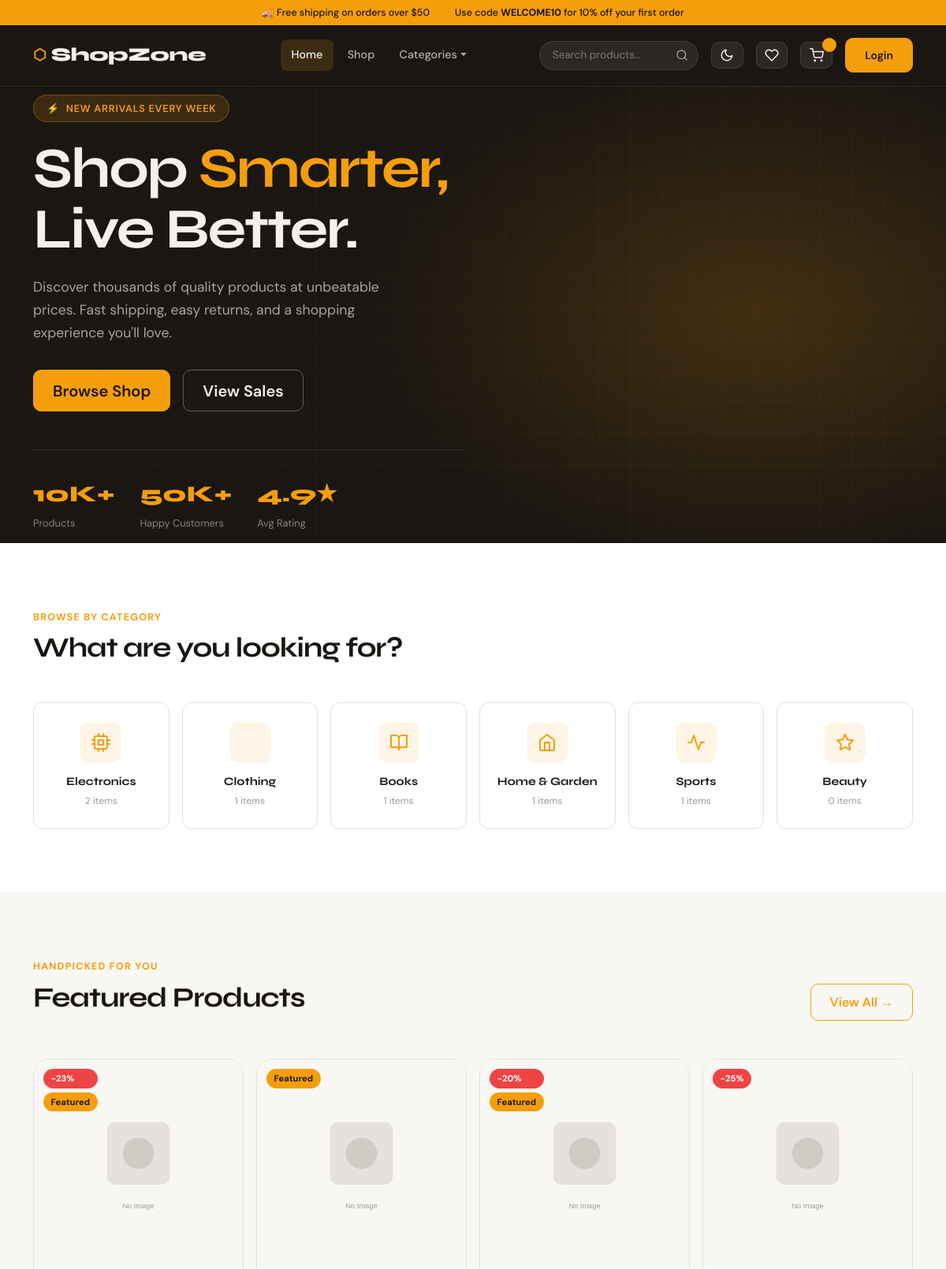
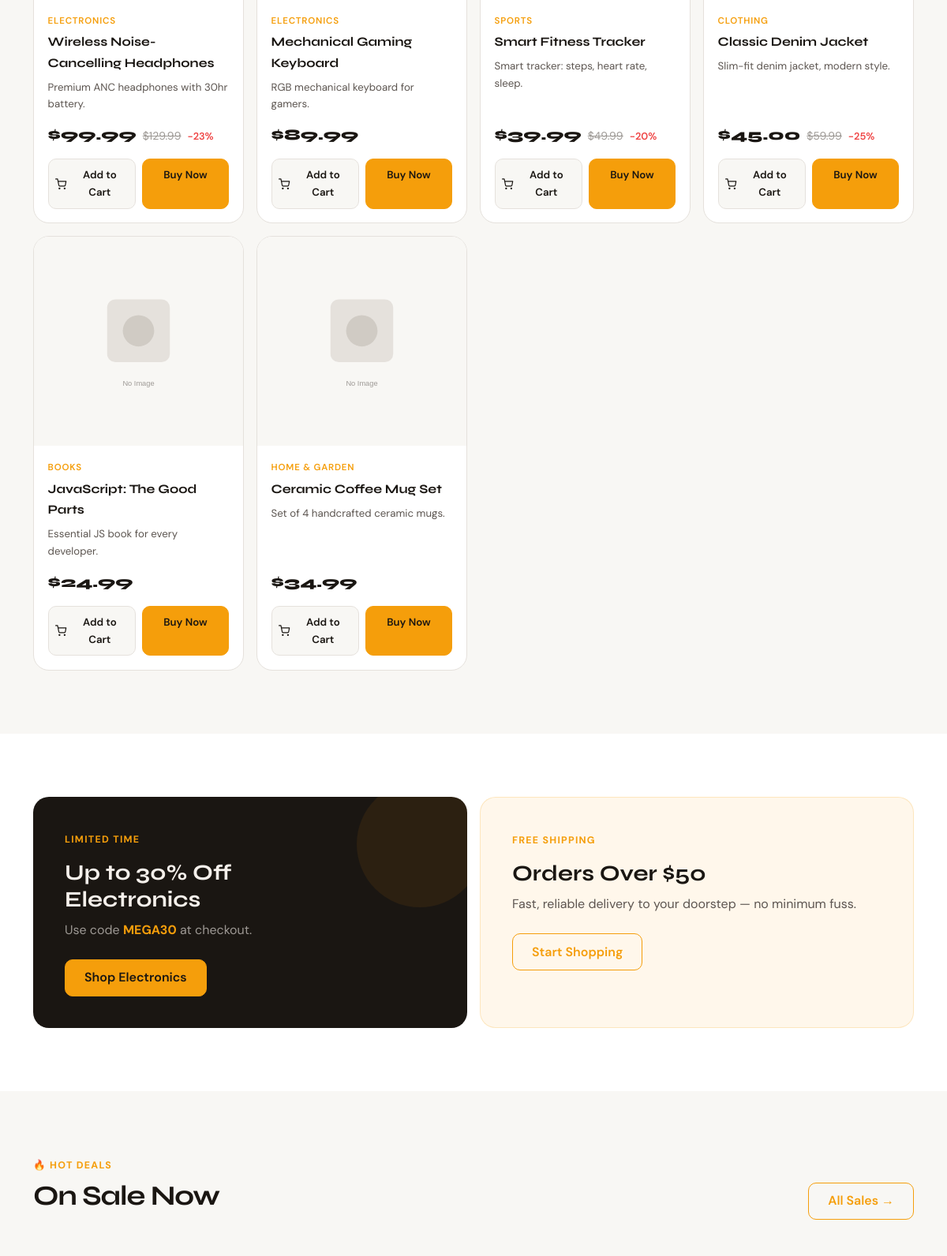
The page / (upper part) on the database its author committed (2 pictures, top to bottom).
### tables this page shows
CREATE TABLE IF NOT EXISTS categories (
    id INT AUTO_INCREMENT PRIMARY KEY,
    name VARCHAR(100) NOT NULL,
    slug VARCHAR(100) UNIQUE NOT NULL,
    icon VARCHAR(50) DEFAULT 'tag',
    created_at TIMESTAMP DEFAULT CURRENT_TIMESTAMP
);

CREATE TABLE IF NOT EXISTS products (
    id INT AUTO_INCREMENT PRIMARY KEY,
    name VARCHAR(200) NOT NULL,
    slug VARCHAR(200) UNIQUE NOT NULL,
    price DECIMAL(10,2) NOT NULL,
    sale_price DECIMAL(10,2) DEFAULT NULL,
    description TEXT,
    short_description VARCHAR(500),
    image VARCHAR(255) DEFAULT NULL,
    gallery TEXT DEFAULT NULL,
    category_id INT,
    stock INT DEFAULT 0,
    promo_code VARCHAR(50) DEFAULT NULL,
    discount_percent INT DEFAULT 0,
    featured TINYINT(1) DEFAULT 0,
    created_at TIMESTAMP DEFAULT CURRENT_TIMESTAMP,
    FOREIGN KEY (category_id) REFERENCES categories(id) ON DELETE SET NULL
);

### includes/functions.php (called while the page is built, shortened)
<?php
function sanitize(string $val): string { return htmlspecialchars(trim($val), ENT_QUOTES, 'UTF-8'); }
function getProductImage(string $image = ''): string {
    return SITE_URL . '/assets/images/placeholder.svg';
}
function formatPrice(float $price): string { return '$' . number_format($price, 2); }

### includes/product_card.php (the view, shortened to what this page needs)
<?php
$hasSale = !empty($p['sale_price']) && $p['sale_price'] < $p['price'];
$displayPrice = $hasSale ? $p['sale_price'] : $p['price'];
$discount = $hasSale ? round((1 - $p['sale_price'] / $p['price']) * 100) : 0;
?>
<div class="product-card">
  <div class="product-card-img">
    <a href="<?= SITE_URL ?>/pages/product.php?id=<?= $p['id'] ?>">
      <img src="<?= getProductImage($p['image'] ?? '') ?>" alt="<?= sanitize($p['name']) ?>" loading="lazy">
    </a>
    <div class="product-card-badges">
      <?php if ($hasSale): ?><span class="badge-sale">-<?= $discount ?>%</span><?php endif; ?>
      <?php if (!empty($p['featured'])): ?><span class="badge-new">Featured</span><?php endif; ?>
    </div>
  </div>
  <div class="product-card-body">
    <?php if (!empty($p['cat_name'])): ?>
    <div class="product-cat"><?= sanitize($p['cat_name']) ?></div>
    <?php endif; ?>
    <a href="<?= SITE_URL ?>/pages/product.php?id=<?= $p['id'] ?>" style="text-decoration:none;color:inherit">
      <div class="product-name"><?= sanitize($p['name']) ?></div>
    </a>
    <?php if (!empty($p['short_description'])): ?>
    <div class="product-desc"><?= sanitize($p['short_description']) ?></div>
    <?php endif; ?>
    <div class="product-price">
      <span class="price-current"><?= formatPrice($displayPrice) ?></span>
      <?php if ($hasSale): ?>
        <span class="price-original"><?= formatPrice($p['price']) ?></span>
        <span class="price-sale">-<?= $discount ?>%</span>
      <?php endif; ?>
    </div>
    <div class="product-card-footer">
      <button class="btn-cart" data-add-cart="<?= $p['id'] ?>">
        <i data-feather="shopping-cart"></i> Add to Cart
      </button>
      <a href="<?= SITE_URL ?>/pages/checkout.php?buy_now=<?= $p['id'] ?>" class="btn-buy">Buy Now</a>
    </div>
  </div>
</div>

### index.php (shortened to what this page needs)
<?php
require_once __DIR__ . '/includes/header.php';
$db = getDB();
$featured = $db->query("
    SELECT p.*, c.name as cat_name,
           COALESCE(AVG(r.rating),0) as avg_rating,
           COUNT(r.id) as review_count
    FROM products p
    LEFT JOIN categories c ON c.id = p.category_id
    LEFT JOIN reviews r ON r.product_id = p.id
    WHERE p.stock > 0
    GROUP BY p.id
    ORDER BY p.featured DESC, p.created_at DESC
    LIMIT 8
")->fetchAll();
$categories = $db->query("
    SELECT c.*, COUNT(p.id) as product_count
    FROM categories c
    LEFT JOIN products p ON p.category_id = c.id
    GROUP BY c.id
")->fetchAll();
$saleItems = $db->query("
    SELECT p.*, c.name as cat_name
    FROM products p
    LEFT JOIN categories c ON c.id = p.category_id
    WHERE p.sale_price IS NOT NULL AND p.stock > 0
    LIMIT 4
")->fetchAll();
?>
<section class="hero">
  <div class="hero-grid"></div>
  <div class="container">
    <div class="row align-items-center">
      <div class="col-lg-6 hero-content">
        <div class="hero-eyebrow">
          <span>⚡</span> New arrivals every week
        </div>
        <h1>Shop <em>Smarter,</em><br>Live Better.</h1>
        <p>Discover thousands of quality products at unbeatable prices. Fast shipping, easy returns, and a shopping experience you'll love.</p>
        <div class="hero-cta">
          <a href="<?= SITE_URL ?>/pages/shop.php" class="btn btn-primary btn-lg">Browse Shop</a>
          <a href="<?= SITE_URL ?>/pages/shop.php?sale=1" class="btn btn-outline-light btn-lg">View Sales</a>
        </div>
        <div class="hero-stats">
          <div class="hero-stat"><span>10K+</span><span>Products</span></div>
          <div class="hero-stat"><span>50K+</span><span>Happy Customers</span></div>
          <div class="hero-stat"><span>4.9★</span><span>Avg Rating</span></div>
        </div>
      </div>
    </div>
  </div>
</section>
<section class="section">
  <div class="container">
    <div class="section-header">
      <span class="section-eyebrow">Browse by category</span>
      <h2>What are you looking for?</h2>
    </div>
    <div class="row g-3">
      <?php foreach ($categories as $cat): ?>
      <div class="col-6 col-sm-4 col-lg-2">
        <a class="cat-card" href="<?= SITE_URL ?>/pages/shop.php?category=<?= $cat['id'] ?>">
          <div class="cat-icon"><i data-feather="<?= sanitize($cat['icon']) ?>"></i></div>
          <div class="cat-name"><?= sanitize($cat['name']) ?></div>
          <div style="font-size:.75rem;color:var(--text-3);margin-top:.2rem"><?= $cat['product_count'] ?> items</div>
        </a>
      </div>
      <?php endforeach; ?>
    </div>
  </div>
</section>
<section class="section section-alt">
  <div class="container">
    <div class="section-header d-flex justify-content-between align-items-end flex-wrap gap-2">
      <div>
        <span class="section-eyebrow">Handpicked for you</span>
        <h2>Featured Products</h2>
      </div>
      <a href="<?= SITE_URL ?>/pages/shop.php" class="btn btn-outline-primary">View All →</a>
    </div>
    <div class="row g-3">
      <?php foreach ($featured as $p): ?>
      <div class="col-sm-6 col-lg-3">
        <?php include __DIR__ . '/includes/product_card.php'; ?>
      </div>
      <?php endforeach; ?>
    </div>
  </div>
</section>
<section class="section">
  <div class="container">
    <div class="row g-3">
      <div class="col-md-6">
        <div style="background:var(--nav-bg);border-radius:var(--radius-lg);padding:2.5rem;position:relative;overflow:hidden;height:100%">
          <div style="position:absolute;right:-20px;top:-20px;width:160px;height:160px;background:rgba(245,158,11,.08);border-radius:50%"></div>
          <span class="section-eyebrow">Limited time</span>
          <h3 style="color:#F5F0EB;margin:.5rem 0">Up to 30% Off<br>Electronics</h3>
          <p style="color:rgba(245,240,235,.6);margin-bottom:1.5rem">Use code <strong style="color:var(--accent)">MEGA30</strong> at checkout.</p>
          <a href="<?= SITE_URL ?>/pages/shop.php?category=1" class="btn btn-primary">Shop Electronics</a>
        </div>
      </div>
      <div class="col-md-6">
        <div style="background:rgba(245,158,11,.08);border:1px solid rgba(245,158,11,.2);border-radius:var(--radius-lg);padding:2.5rem;height:100%">
          <span class="section-eyebrow">Free shipping</span>
          <h3 style="margin:.5rem 0">Orders Over $50</h3>
          <p style="color:var(--text-2);margin-bottom:1.5rem">Fast, reliable delivery to your doorstep — no minimum fuss.</p>
          <a href="<?= SITE_URL ?>/pages/shop.php" class="btn btn-outline-primary">Start Shopping</a>
        </div>
      </div>
    </div>
  </div>
</section>
<?php if (!empty($saleItems)): ?>
<section class="section section-alt">
  <div class="container">
    <div class="section-header d-flex justify-content-between align-items-end flex-wrap gap-2">
      <div>
        <span class="section-eyebrow">🔥 Hot deals</span>
        <h2>On Sale Now</h2>
      </div>
      <a href="<?= SITE_URL ?>/pages/shop.php?sale=1" class="btn btn-outline-primary">All Sales →</a>
    </div>
    <div class="row g-3">
      <?php foreach ($saleItems as $p): ?>
        <?php include __DIR__ . '/includes/product_card.php'; ?>
      <?php endforeach; ?>
    </div>
  </div>
</section>
<?php endif; ?>
<?php require_once __DIR__ . '/includes/footer.php'; ?>

### rows shown on the page
categories: name "Electronics", product_count "2"
categories: name "Clothing", product_count "1"
categories: name "Books", product_count "1"
categories: name "Home & Garden", product_count "1"
categories: name "Sports", product_count "1"
categories: name "Beauty", product_count "0"
products: discount "23", featured "Featured", category.name "ELECTRONICS", name "Wireless Noise-Cancelling Headphones", short_description "Premium ANC headphones with 30hr battery.", formatPrice($displayPrice) "$99.99", price "$129.99"
products: featured "Featured", category.name "ELECTRONICS", name "Mechanical Gaming Keyboard", short_description "RGB mechanical keyboard for gamers.", formatPrice($displayPrice) "$89.99"
products: discount "20", featured "Featured", category.name "SPORTS", name "Smart Fitness Tracker", short_description "Smart tracker: steps, heart rate, sleep.", formatPrice($displayPrice) "$39.99", price "$49.99"
products: discount "25", category.name "CLOTHING", name "Classic Denim Jacket", short_description "Slim-fit denim jacket, modern style.", formatPrice($displayPrice) "$45.00", price "$59.99"
products: category.name "BOOKS", name "JavaScript: The Good Parts", short_description "Essential JS book for every developer.", formatPrice($displayPrice) "$24.99"
products: category.name "HOME & GARDEN", name "Ceramic Coffee Mug Set", short_description "Set of 4 handcrafted ceramic mugs.", formatPrice($displayPrice) "$34.99"

### other values the page prints
SITE_NAME "ShopZone"
